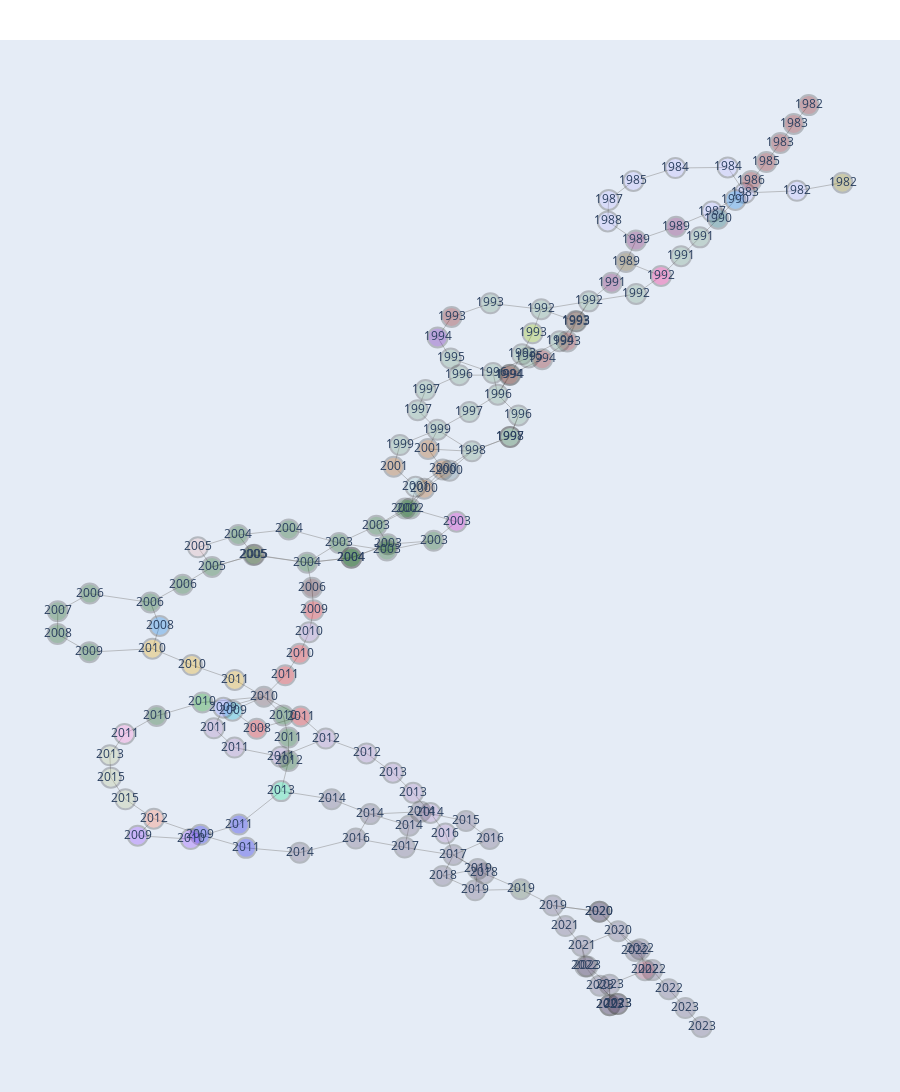

Notebook cell for this chart:
### Markdown cell above
# interactive

### Code cell
mpp_i = MainPathPlotterInteractive(Gmp, "cluster_alpha0.3_k20_res0.006")

mpp_i.plot_network_on_timeline_interactive()

### Figure 1 — Plotly figure (JSON) as saved in the notebook; plotly's stock layout.template omitted (floating-point values rounded to 4 significant figures; data arrays with more than 128 entries replaced by an {"elided": "..."} marker saying what was removed)
{"data": [{"hoverinfo": "none", "line": {"color": "#888", "width": 0.5}, "mode": "lines", "type": "scatter", "x": {"elided": "579 float values"}, "y": {"elided": "579 float values"}}, {"hoverinfo": "text", "hovertext": {"elided": "156 str values"}, "marker": {"color": {"elided": "156 str values"}, "colorbar": {"thickness": 15, "title": {"side": "right", "text": "Node Connections"}, "xanchor": "left"}, "line": {"width": 2}, "opacity": 0.3, "showscale": false, "size": 20}, "mode": "markers+text", "text": {"elided": "156 str values"}, "textposition": "middle center", "type": "scatter", "x": {"elided": "156 float values"}, "y": {"elided": "156 float values"}}], "layout": {"dragmode": "zoom", "height": 1500, "hoverlabel": {"bgcolor": "rgba(249, 98, 186, 0.11)", "bordercolor": "rgba(0, 0, 0, 0.14)", "font": {"color": "black"}}, "hovermode": "closest", "margin": {"b": 0, "l": 0, "r": 0, "t": 40}, "showlegend": false, "width": 900, "xaxis": {"showgrid": false, "showline": false, "showticklabels": false, "visible": false, "zeroline": false}, "yaxis": {"showgrid": false, "showline": false, "showticklabels": false, "visible": false, "zeroline": false}}}
